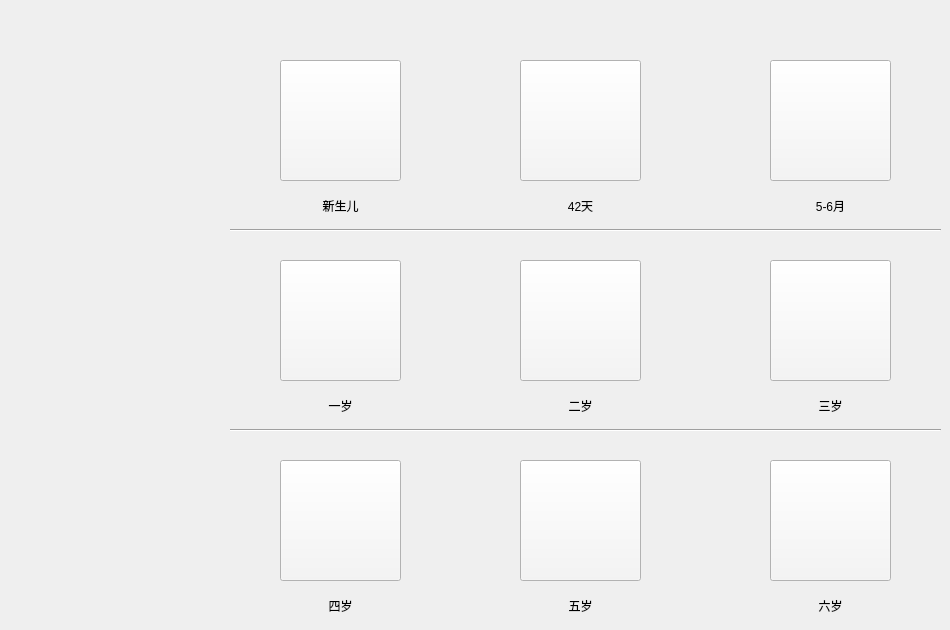
    <widget class="QWidget" name="tab_workbench">
     <attribute name="icon">
      <iconset resource="../source/image.qrc">
       <normaloff>:/source/laptop.png</normaloff>:/source/laptop.png</iconset>
     </attribute>
     <attribute name="title">
      <string>工作台</string>
     </attribute>
     <widget class="QPushButton" name="pushButton_42">
      <property name="geometry">
       <rect>
        <x>520</x>
        <y>60</y>
        <width>121</width>
        <height>121</height>
       </rect>
      </property>
      <property name="styleSheet">
       <string notr="true">background-color: rgba(245, 245, 245, 245);
image: url(:/source/2.png);</string>
      </property>
      <property name="text">
       <string/>
      </property>
     </widget>
     <widget class="QPushButton" name="pushButton_newborn">
      <property name="geometry">
       <rect>
        <x>280</x>
        <y>60</y>
        <width>121</width>
        <height>121</height>
       </rect>
      </property>
      <property name="styleSheet">
       <string notr="true">background-color: rgba(245, 245, 245, 245);
image: url(:/source/1.png);</string>
      </property>
      <property name="text">
       <string/>
      </property>
      <property name="autoDefault">
       <bool>true</bool>
      </property>
      <property name="default">
       <bool>false</bool>
      </property>
      <property name="flat">
       <bool>false</bool>
      </property>
     </widget>
     <widget class="QPushButton" name="pushButton_56">
      <property name="geometry">
       <rect>
        <x>770</x>
        <y>60</y>
        <width>121</width>
        <height>121</height>
       </rect>
      </property>
      <property name="styleSheet">
       <string notr="true">background-color: rgba(245, 245, 245, 245);
image: url(:/source/3.png);</string>
      </property>
      <property name="text">
       <string/>
      </property>
     </widget>
     <widget class="QPushButton" name="pushButton_3y">
      <property name="geometry">
       <rect>
        <x>770</x>
        <y>260</y>
        <width>121</width>
        <height>121</height>
       </rect>
      </property>
      <property name="styleSheet">
       <string notr="true">background-color: rgba(245, 245, 245, 245);
image: url(:/source/6.png);</string>
      </property>
      <property name="text">
       <string/>
      </property>
     </widget>
     <widget class="QPushButton" name="pushButton_2y">
      <property name="geometry">
       <rect>
        <x>520</x>
        <y>260</y>
        <width>121</width>
        <height>121</height>
       </rect>
      </property>
      <property name="styleSheet">
       <string notr="true">background-color: rgba(245, 245, 245, 245);
image: url(:/source/5.png);</string>
      </property>
      <property name="text">
       <string/>
      </property>
     </widget>
     <widget class="QPushButton" name="pushButton_1y">
      <property name="geometry">
       <rect>
        <x>280</x>
        <y>260</y>
        <width>121</width>
        <height>121</height>
       </rect>
      </property>
      <property name="styleSheet">
       <string notr="true">background-color: rgba(245, 245, 245, 245);
image: url(:/source/4.png);</string>
      </property>
      <property name="text">
       <string/>
      </property>
     </widget>
     <widget class="QPushButton" name="pushButton_6y">
      <property name="geometry">
       <rect>
        <x>770</x>
        <y>460</y>
        <width>121</width>
        <height>121</height>
       </rect>
      </property>
      <property name="styleSheet">
       <string notr="true">background-color: rgba(245, 245, 245, 245);
image: url(:/source/9.png);</string>
      </property>
      <property name="text">
       <string/>
      </property>
     </widget>
     <widget class="QPushButton" name="pushButton_4y">
      <property name="geometry">
       <rect>
        <x>280</x>
        <y>460</y>
        <width>121</width>
        <height>121</height>
       </rect>
      </property>
      <property name="styleSheet">
       <string notr="true">background-color: rgba(245, 245, 245, 245);
image: url(:/source/7.png);</string>
      </property>
      <property name="text">
       <string/>
      </property>
     </widget>
     <widget class="QPushButton" name="pushButton_5y">
      <property name="geometry">
       <rect>
        <x>520</x>
        <y>460</y>
        <width>121</width>
        <height>121</height>
       </rect>
      </property>
      <property name="styleSheet">
       <string notr="true">background-color: rgba(245, 245, 245, 245);
image: url(:/source/8.png);</string>
      </property>
      <property name="text">
       <string/>
      </property>
     </widget>
     <widget class="Line" name="line">
      <property name="geometry">
       <rect>
        <x>230</x>
        <y>220</y>
        <width>711</width>
        <height>20</height>
       </rect>
      </property>
      <property name="orientation">
       <enum>Qt::Horizontal</enum>
      </property>
     </widget>
     <widget class="Line" name="line_2">
      <property name="geometry">
       <rect>
        <x>230</x>
        <y>420</y>
        <width>711</width>
        <height>20</height>
       </rect>
      </property>
      <property name="orientation">
       <enum>Qt::Horizontal</enum>
      </property>
     </widget>
     <widget class="QLabel" name="label_8">
      <property name="geometry">
       <rect>
        <x>280</x>
        <y>190</y>
        <width>121</width>
        <height>31</height>
       </rect>
      </property>
      <property name="text">
       <string>新生儿</string>
      </property>
      <property name="alignment">
       <set>Qt::AlignCenter</set>
      </property>
     </widget>
     <widget class="QLabel" name="label_9">
      <property name="geometry">
       <rect>
        <x>520</x>
        <y>190</y>
        <width>121</width>
        <height>31</height>
       </rect>
      </property>
      <property name="text">
       <string>42天</string>
      </property>
      <property name="alignment">
       <set>Qt::AlignCenter</set>
      </property>
     </widget>
     <widget class="QLabel" name="label_10">
      <property name="geometry">
       <rect>
        <x>770</x>
        <y>190</y>
        <width>121</width>
        <height>31</height>
       </rect>
      </property>
      <property name="text">
       <string>5-6月</string>
      </property>
      <property name="alignment">
       <set>Qt::AlignCenter</set>
      </property>
     </widget>
     <widget class="QLabel" name="label_11">
      <property name="geometry">
       <rect>
        <x>280</x>
        <y>390</y>
        <width>121</width>
        <height>31</height>
       </rect>
      </property>
      <property name="text">
       <string>一岁</string>
      </property>
      <property name="alignment">
       <set>Qt::AlignCenter</set>
      </property>
     </widget>
     <widget class="QLabel" name="label_12">
      <property name="geometry">
       <rect>
        <x>520</x>
        <y>390</y>
        <width>121</width>
        <height>31</height>
       </rect>
      </property>
      <property name="text">
       <string>二岁</string>
      </property>
      <property name="alignment">
       <set>Qt::AlignCenter</set>
      </property>
     </widget>
     <widget class="QLabel" name="label_13">
      <property name="geometry">
       <rect>
        <x>770</x>
        <y>390</y>
        <width>121</width>
        <height>31</height>
       </rect>
      </property>
      <property name="text">
       <string>三岁</string>
      </property>
      <property name="alignment">
       <set>Qt::AlignCenter</set>
      </property>
     </widget>
     <widget class="QLabel" name="label_14">
      <property name="geometry">
       <rect>
        <x>770</x>
        <y>590</y>
        <width>121</width>
        <height>31</height>
       </rect>
      </property>
      <property name="text">
       <string>六岁</string>
      </property>
      <property name="alignment">
       <set>Qt::AlignCenter</set>
      </property>
     </widget>
     <widget class="QLabel" name="label_15">
      <property name="geometry">
       <rect>
        <x>520</x>
        <y>590</y>
        <width>121</width>
        <height>31</height>
       </rect>
      </property>
      <property name="text">
       <string>五岁</string>
      </property>
      <property name="alignment">
       <set>Qt::AlignCenter</set>
      </property>
     </widget>
     <widget class="QLabel" name="label_16">
      <property name="geometry">
       <rect>
        <x>280</x>
        <y>590</y>
        <width>121</width>
        <height>31</height>
       </rect>
      </property>
      <property name="text">
       <string>四岁</string>
      </property>
      <property name="alignment">
       <set>Qt::AlignCenter</set>
      </property>
     </widget>
     <zorder>pushButton_42</zorder>
     <zorder>pushButton_newborn</zorder>
     <zorder>pushButton_56</zorder>
     <zorder>pushButton_3y</zorder>
     <zorder>pushButton_2y</zorder>
     <zorder>pushButton_1y</zorder>
     <zorder>pushButton_6y</zorder>
     <zorder>pushButton_4y</zorder>
     <zorder>pushButton_5y</zorder>
     <zorder>line</zorder>
     <zorder>label_8</zorder>
     <zorder>label_9</zorder>
     <zorder>label_10</zorder>
     <zorder>label_11</zorder>
     <zorder>line_2</zorder>
     <zorder>label_12</zorder>
     <zorder>label_13</zorder>
     <zorder>label_14</zorder>
     <zorder>label_15</zorder>
     <zorder>label_16</zorder>
    </widget>
